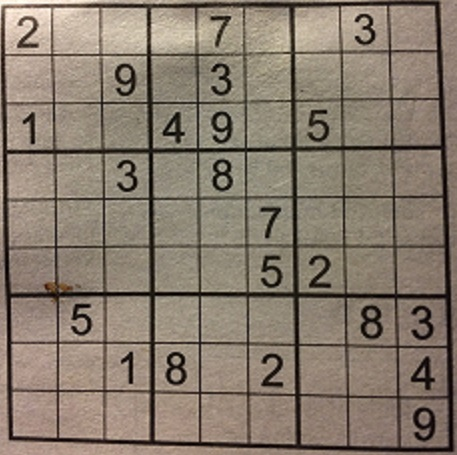
#> input picture Pildi tükeldamine/IMG_2346.jpg, 457 x 455 px, found by its file name
$ python image.py
#> lines starting #> are read from the running program, lines starting #| are printed output that depends on the picture; after the words box and inside, x2 and y2 are one past the last pixel; in counts of white or black regions, pixels touching at a corner belong together
import cv2
import numpy as np
import matplotlib.pyplot as plt

#Pildi tõlimine piksliteks ja seejätel RGB-->ühevärviline
img = cv2.imread("IMG_2346.JPG")
#> img is the input picture: shape (455, 457, 3); mean B, G, R 109.8, 123.6, 136.1
gray = cv2.cvtColor(img, cv2.COLOR_RGB2GRAY)
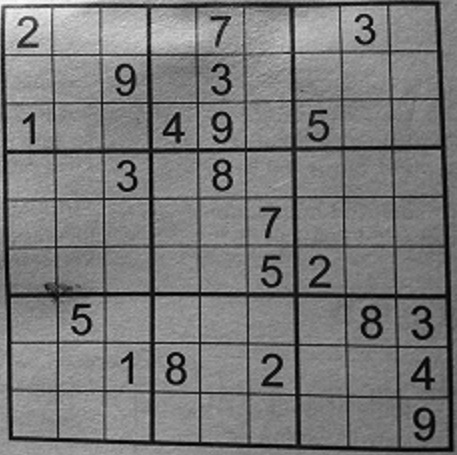
#> gray: shape (455, 457); min 0, max 251, mean 120.9

#Pildilt äärte üles otsimine kasutades Canny meetodit
edges = cv2.Canny(gray, 100, 200)
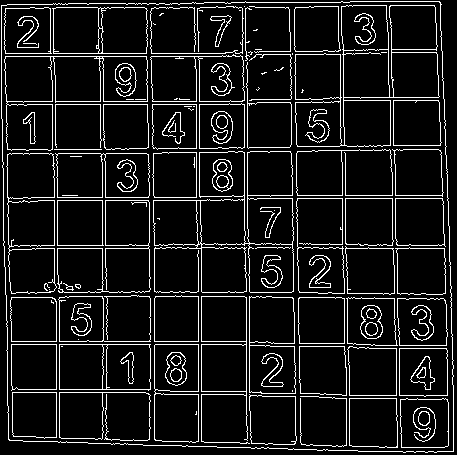
#> edges: shape (455, 457); 9.8% white in thin lines or dots
cv2.imshow('aken', edges)
cv2.waitKey(0)

#Pikslite tegemine kas mustaks kui väärtus on alla 110 või valge kui üle 255. Et lihtsam oleks töödelda
ret, whiteblackimg = cv2.threshold(gray, 110, 255, cv2.THRESH_BINARY)
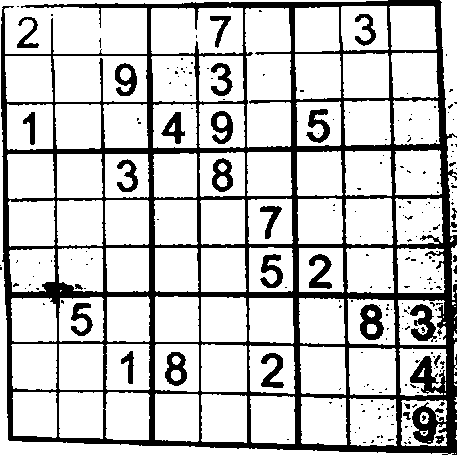
#> whiteblackimg: shape (455, 457); 78% white; 232 black regions (203 under 20 px), largest, box (x1, y1, x2, y2) and area: (1, 0, 457, 455) 37494, (360, 304, 384, 340) 547, (410, 304, 437, 342) 541

#Otsin üles pildilt kõik sirged jooned, HoughLines meetodiga
lines = cv2.HoughLines(edges,1,np.pi/180,175)
#> lines = 40 rows, first 8: [248, 1.57], [-293, 3.12], [53, 1.57], [344, 1.57], [56, 1.57], [101, 1.57], [341, 1.57], [-338, 3.12]

vertical_lines = []
horizontal_lines = []

#Eemaldan liiga kõrvuti olevad jooned. Eesmärgiks on saada vaid 10 joont mõlemat pidi, mitte mingi 25
for index, line in enumerate(lines):
    tooSimilar=False
    if 1<line.item(1)<2:
        if vertical_lines == []:
            vertical_lines.append(line)
            continue
        for el in vertical_lines:
            if abs(el.item(0)-line.item(0))<20:
                tooSimilar=True
                break
        if tooSimilar==False:
            vertical_lines.append(line)

    else:
        if horizontal_lines == []:
            horizontal_lines.append(line)
            continue
        for el in horizontal_lines:
            if abs(abs(el.item(0)) - abs(line.item(0))) < 30:
                tooSimilar = True
                break
        if tooSimilar == False:
            horizontal_lines.append(line)
#> this loop made 40 passes
#> line on passes 1 to 12: [[248, 1.57]], [[-293, 3.12]], [[53, 1.57]], [[344, 1.57]], [[56, 1.57]], [[101, 1.57]], [[341, 1.57]], [[-338, 3.12]], [[102, 0]], [[-53, 3.12]], [[-435, 3.11]], [[292, 1.57]]
#> after the loop, horizontal_lines = [[[-293, 3.12]], [[-338, 3.12]], [[102, 0]], [[-53, 3.12]], [[-435, 3.11]], [[-4, 3.12]], [[201, 0]], [[154, 0]], [[247, 0]], [[-389, 3.12]]]; vertical_lines = [[[248, 1.57]], [[53, 1.57]], [[344, 1.57]], [[101, 1.57]], [[292, 1.57]], [[391, 1.59]], [[195, 1.57]], [[7, 1.57]], [[156, 1.55]], [[439, 1.61]]]
lines = horizontal_lines+vertical_lines
#> lines = 20 items, first 6: [[-293, 3.12]], [[-338, 3.12]], [[102, 0]], [[-53, 3.12]], [[-435, 3.11]], [[-4, 3.12]]

#Meetod Houghlines leiab read polaarkoordinaatidena. Kuna ma ei oska nendega ringi käia, siis teen need Descartesi koordinaatideks.
cart_horizontal_lines=[]
for line in horizontal_lines:
    rho,theta = line[0]
    y = rho * np.cos(theta)
    x = rho * np.sin(theta)
    cart_horizontal_lines.append([int(y),int(x)])
#> this loop made 10 passes
#> (rho, theta, y, x) on passes 1 to 10: (-293, 3.12, 293, -5.11), (-338, 3.12, 337.9, -5.9), (102, 0, 102, 0), (-53, 3.12, 52.99, -0.925), (-435, 3.11, 434.7, -15.18), (-4, 3.12, 4, -0.0698), (201, 0, 201, 0), (154, 0, 154, 0), (247, 0, 247, 0), (-389, 3.12, 388.9, -6.79)
#> after the loop, cart_horizontal_lines = [[292, -5], [337, -5], [102, 0], [52, 0], [434, -15], [3, 0], [201, 0], [154, 0], [247, 0], [388, -6]]

cart_vertical_lines=[]
for line in vertical_lines:
    rho,theta = line[0]
    y = rho * np.cos(theta)
    x = rho * np.sin(theta)
    cart_vertical_lines.append([int(x),int(y)])
#> this loop made 10 passes
#> (rho, theta, y, x) on passes 1 to 10: (248, 1.57, -1.08e-05, 248), (53, 1.57, -2.32e-06, 53), (344, 1.57, -1.5e-05, 344), (101, 1.57, -4.41e-06, 101), (292, 1.57, -1.28e-05, 292), (391, 1.59, -6.82, 390.9), (195, 1.57, -8.52e-06, 195), (7, 1.57, -3.06e-07, 7), (156, 1.55, 2.72, 156), (439, 1.61, -15.32, 438.7)
#> after the loop, cart_vertical_lines = [[248, 0], [53, 0], [344, 0], [101, 0], [292, 0], [390, -6], [195, 0], [7, 0], [155, 2], [438, -15]]

cart_horizontal_lines.sort()
cart_vertical_lines.sort()

#Tükledan pildi ridadeks
rows=[]
for i in range(9):
    area = whiteblackimg[cart_horizontal_lines[i][0]:cart_horizontal_lines[i+1][0], 0:img.shape[1]]
    rows.append(area)
#> this loop made 9 passes
#> pass 3, `area = whiteblackimg[cart_horizontal_lines[i][0]:cart_horizontal_lines..`:
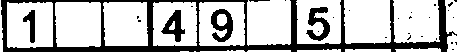
#> area: shape (52, 457); 73% white; 30 black regions (24 under 20 px), largest, box (x1, y1, x2, y2) and area: (1, 0, 457, 52) 4938, (306, 7, 330, 41) 408, (211, 9, 233, 42) 408, (161, 10, 185, 42) 351, (23, 10, 35, 43) 202, (249, 0, 270, 2) 26
#> after the loop, rows = 9 items

#Tükeldan pildi veergudeks
columns=[]
for i in range(9):
    area = whiteblackimg[0:img.shape[0],cart_vertical_lines[i][0]:cart_vertical_lines[i+1][0]]
    columns.append(area)
#> this loop made 9 passes
#> pass 1, `area = whiteblackimg[0:img.shape[0],cart_vertical_lines[i][0]:cart_ver..`:
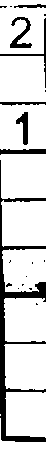
#> area: shape (455, 46); 84.5% white; 20 black regions (13 under 20 px), largest, box (x1, y1, x2, y2) and area: (0, 160, 46, 442) 2101, (10, 17, 32, 48) 263, (0, 149, 46, 155) 211
#> pass 2, `area = whiteblackimg[0:img.shape[0],cart_vertical_lines[i][0]:cart_ver..`:
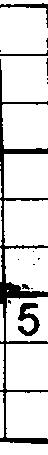
#> area: shape (455, 48); 85.3% white; 16 black regions (10 under 20 px), largest, box (x1, y1, x2, y2) and area: (0, 59, 48, 444) 2461, (18, 303, 40, 336) 365, (0, 3, 48, 28) 192, (0, 50, 48, 56) 101, (22, 284, 30, 290) 30, (46, 58, 48, 76) 20
#> pass 3, `area = whiteblackimg[0:img.shape[0],cart_vertical_lines[i][0]:cart_ver..`:
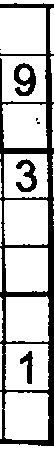
#> area: shape (455, 54); 75% white; 7 black regions (3 under 20 px), largest, box (x1, y1, x2, y2) and area: (0, 3, 54, 446) 5209, (14, 63, 36, 96) 404, (16, 159, 37, 192) 324, (20, 351, 33, 384) 201
#> after the loop, columns = 9 items

#Tükeldan pildi ühikruutudeks
numbers=[]
for i in range(9):
    for j in range(9):
        area = whiteblackimg[cart_horizontal_lines[i][0]:cart_horizontal_lines[i+1][0], cart_vertical_lines[j][0]: cart_vertical_lines[j+1][0]]
        numbers.append(area)
#> after the loop, numbers = 81 items

cv2.imshow("aken",img)
cv2.waitKey(0)
